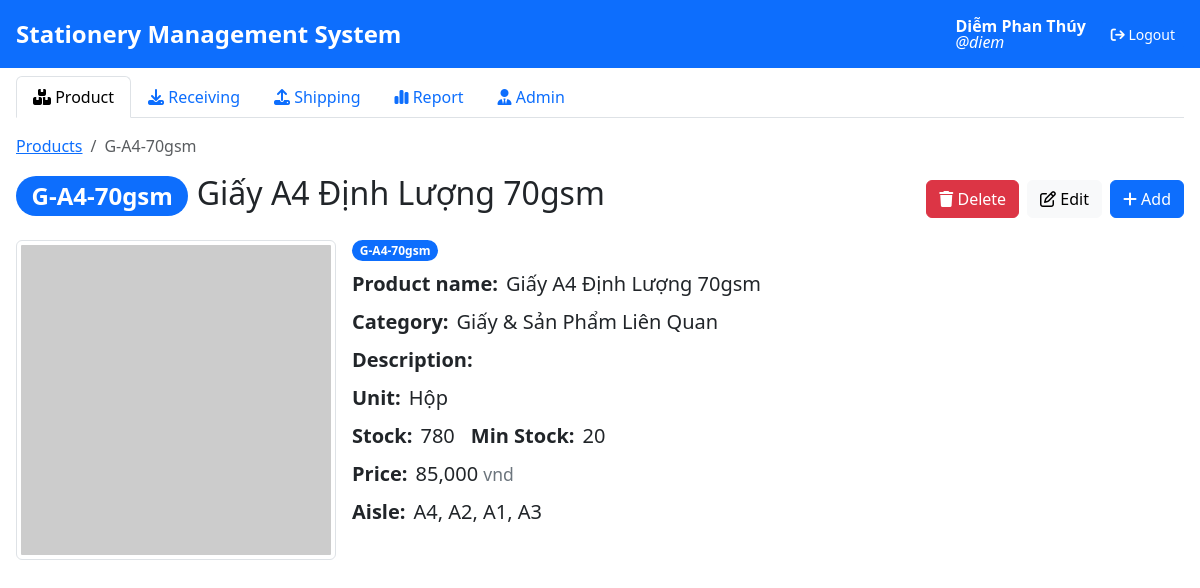
/products/1/ (signed in), run on the app's committed database.
### stationery/models.py (models this page shows, shortened)
class User(AbstractUser):
    user_id = models.AutoField(primary_key=True, auto_created=True)
    username = models.CharField(max_length=150, unique=True)
    email = models.EmailField(max_length=256, unique=True)
    role = models.CharField(
        max_length=50, choices=UserRole.choices, default=UserRole.USER)
    first_name = models.CharField(max_length=150, blank=True)
    last_name = models.CharField(max_length=150, blank=True)
    objects = UserManager()
    is_staff = models.BooleanField(default=True)
    is_superuser = models.BooleanField(default=True)
    is_active = models.BooleanField(default=True)

class Product(models.Model):
    product_id = models.AutoField(primary_key=True, auto_created=True)
    sku = models.CharField(max_length=50, unique=True)
    name = models.CharField(max_length=256, blank=True)
    description = models.TextField(blank=True)
    photo = models.ImageField(upload_to='products', blank=True)
    unit = models.CharField(max_length=50, blank=True)
    min_stock = models.IntegerField(default=0)
    price = models.DecimalField(max_digits=10, decimal_places=2)
    category_id = models.ForeignKey(Category, on_delete=models.CASCADE)

class Category(models.Model):
    category_id = models.AutoField(primary_key=True, auto_created=True)
    name = models.CharField(max_length=256)
    def __str__(self):
        return self.name

### stationery/views.py (the view)
# urls.py: path("products/<int:id>/", view_product_by_id, name="view_product_by_id"),
@login_required
def view_product_by_id(request, id):
    if request.method == 'POST':
        Product.objects.get(product_id=id).delete()
        return redirect('view_products')
    product = Product.objects.get(product_id=id)
    product.price = __format_price(product.price)
    product_count = Item.objects.filter(product_id=product).count()
    aisles = Item.objects.filter(product_id=product).values_list(
        'aisle_id__code', flat=True)
    context = {
        'user': request.user,
        'product': product,
        'stock': product_count,
        'aisles': ', '.join(set(aisles)),
        'is_out_of_stock': product_count == 0,
        'is_running_out_of_stock': product_count <= product.min_stock,
    }
    return render(request, 'products/view_product.html', context)

### stationery/views.py (called while the page is built)
def __format_price(price: float) -> str:
    return f'{price:,.0f}'

### stationery/templates/products/view_product.html (shortened to what this page needs)
{% extends 'base.html' %}
{% block content %}
  <nav aria-label="breadcrumb">
    <ol class="breadcrumb">
      <li class="breadcrumb-item">
        <a href="/products/">Products</a>
      </li>
      <li class="breadcrumb-item active" aria-current="page">{{ product.sku }}</li>
    </ol>
  </nav>
  <div class="d-flex justify-content-between align-items-center">
    <h2>
      <span class="badge rounded-pill text-bg-primary">{{ product.sku }}</span>
      {{ product.name }}
    </h2>
    {% if user.role != 'user' %}
      <div class="d-flex gap-2">
        <form method="post">
          <button class="btn btn-danger" type="submit">
            <i class="fa-solid fa-trash"></i>
            <span>Delete</span>
          </button>
        </form>
        <a class="btn btn-light" href="/products/{{ product.product_id }}/edit/">
          <i class="fa-regular fa-pen-to-square"></i>
          <span>Edit</span>
        </a>
        <a class="btn btn-primary" href="/products/add/">
          <i class="fa-solid fa-plus"></i>
          <span>Add</span>
        </a>
      </div>
    {% endif %}
  </div>
  <div class="mt-3 d-flex gap-3">
    {% if product.photo %}
      <img src="{{ product.photo.url }}"
           alt="{{ product.name }}"
           class="img-thumbnail img-style"
           width="20rem"
           height="20rem" />
    {% else %}
      <img src="https://placehold.co/400?text=No+photo"
           alt="{{ product.name }}"
           class="img-thumbnail img-style"
           width="20rem"
           height="20rem" />
    {% endif %}
    <div class="d-flex flex-column gap-2 align-items-start">
      <div class="badge rounded-pill text-bg-primary">{{ product.sku }}</div>
      <div class="d-flex gap-2 align-items-center">
        <span class="fs-5 fw-bold">Product name:</span>
        <span class="fs-5">{{ product.name }}</span>
      </div>
      <div class="d-flex gap-2 align-items-center">
        <span class="fs-5 fw-bold">Category:</span>
        <span class="fs-5">{{ product.category_id }}</span>
      </div>
      <div class="d-flex gap-2 align-items-start">
        <span class="fs-5 fw-bold">Description:</span>
      </div>
      <div class="d-flex gap-2 align-items-start">
        <span class="fs-5 fw-bold">Unit:</span>
        <span class="fs-5">{{ product.unit }}</span>
      </div>
      <div class="d-flex gap-3">
        <div class="d-flex gap-2 align-items-start">
          <span class="fs-5 fw-bold">Stock:</span>
          <span class="fs-5">{{ stock }}</span>
        </div>
        <div class="d-flex gap-2 align-items-start">
          <span class="fs-5 fw-bold">Min Stock:</span>
          <span class="fs-5">{{ product.min_stock }}</span>
        </div>
      </div>
      <div class="d-flex gap-2 align-items-start">
        <span class="fs-5 fw-bold">Price:</span>
        <span class="fs-5">{{ product.price }} <small class="text-secondary">vnd</small></span>
      </div>
      <div class="d-flex gap-2 align-items-start">
        <span class="fs-5 fw-bold">Aisle:</span>
        <span class="fs-5">{{ aisles }}</span>
      </div>
    </div>
  </div>
{% endblock %}

### stationery/templates/base.html (shortened to what this page needs)
{% load static %}
<!DOCTYPE html>
<html lang="en">
  <head>
    <link href="https://cdn.jsdelivr.net/npm/bootstrap@5.3.3/dist/css/bootstrap.min.css"
          rel="stylesheet"
 />
    <link rel="stylesheet"
          href="https://cdnjs.cloudflare.com/ajax/libs/font-awesome/6.7.1/css/all.min.css"
 />
  </head>
  <body>
    <nav class="text-bg-primary h-10 p-3 d-flex justify-content-between align-items-center position-sticky top-0 z-3 no-print">
      <div class="fw-semibold fs-4">
        {% block heading %}Stationery Management System{% endblock %}
      </div>
      <div class="d-flex align-items-center gap-3">
        <div class="d-flex flex-column lh-1">
          <b class="fs-6">{{ user.first_name }} {{ user.last_name }}</b>
          <i class="fs-6">@{{ user.username }}</i>
        </div>
        <span>
          <form action="{% url 'logout' %}" method="post" class="d-inline">
            <button type="submit" class="btn btn-primary btn-sm">
              <i class="fa-solid fa-arrow-right-from-bracket"></i>
              <span>Logout</span>
            </button>
          </form>
        </span>
      </div>
    </nav>
    <div class="px-3 pt-2 no-print">
      <ul class="nav nav-tabs">
        <li class="nav-item">
          <a class="nav-link {% if '/products/' in request.path or request.path == '/' %}active{% endif %}"
             href="/products/">
            <i class="fa-solid fa-boxes-stacked"></i>
            <span>Product</span>
          </a>
        </li>
        <li class="nav-item">
          <a class="nav-link {% if '/imports/' in request.path %}active{% endif %}"
             href="/imports/">
            <i class="fa-solid fa-download"></i>
            <span>Receiving</span>
          </a>
        </li>
        <li class="nav-item">
          <a class="nav-link {% if '/exports/' in request.path %}active{% endif %}"
             href="/exports/">
            <i class="fa-solid fa-upload"></i>
            <span>Shipping</span>
          </a>
        </li>
        <li class="nav-item">
          <a class="nav-link {% if request.path == '/report/' %}active{% endif %}"
             href="/report/">
            <i class="fa-solid fa-chart-simple"></i>
            <span>Report</span>
          </a>
        </li>
        {% if user.role != 'user' %}
          <li class="nav-item">
            <a class="nav-link" href="/admin/">
              <i class="fa-solid fa-user-tie"></i>
              <span>Admin</span>
            </a>
          </li>
        {% endif %}
      </ul>
    </div>
    <div class="p-3">
      {% block content %}{% endblock %}
    </div>
  </body>
</html>

### stationery/templates/base.html (style rules this page uses)
.no-print { display: none !important; }

### stationery/templates/products/view_product.html (style rules this page uses)
.img-style { width: 20rem; height: 20rem; object-fit: cover; }

### data on the page
User: first_name "Diễm", last_name "Phan Thúy", username "diem"
Product: sku "G-A4-70gsm", name "Giấy A4 Định Lượng 70gsm", category_id "Giấy & Sản Phẩm Liên Quan", unit "Hộp", min_stock "20", price "85,000"

### other printed values
{{ stock }} "780"
{{ aisles }} "A4, A2, A1, A3"
